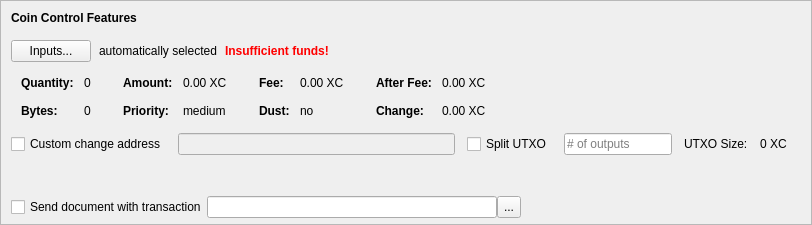
    <widget class="QFrame" name="frameCoinControl">
     <property name="sizePolicy">
      <sizepolicy hsizetype="Expanding" vsizetype="Expanding">
       <horstretch>0</horstretch>
       <verstretch>0</verstretch>
      </sizepolicy>
     </property>
     <property name="maximumSize">
      <size>
       <width>16777215</width>
       <height>16777215</height>
      </size>
     </property>
     <property name="frameShape">
      <enum>QFrame::StyledPanel</enum>
     </property>
     <property name="frameShadow">
      <enum>QFrame::Sunken</enum>
     </property>
     <layout class="QVBoxLayout" name="verticalLayoutCoinControl2">
      <property name="spacing">
       <number>0</number>
      </property>
      <property name="leftMargin">
       <number>0</number>
      </property>
      <property name="topMargin">
       <number>0</number>
      </property>
      <property name="rightMargin">
       <number>0</number>
      </property>
      <property name="bottomMargin">
       <number>6</number>
      </property>
      <item>
          <layout class="QVBoxLayout" name="verticalLayoutCoinControl" stretch="0,0,0,0,0,1,0">
        <property name="spacing">
         <number>0</number>
        </property>
        <property name="leftMargin">
         <number>10</number>
        </property>
        <property name="topMargin">
         <number>10</number>
        </property>
        <item>
         <layout class="QHBoxLayout" name="horizontalLayoutCoinControl1">
          <property name="bottomMargin">
           <number>15</number>
          </property>
          <item>
           <widget class="QLabel" name="labelCoinControlFeatures">
            <property name="sizePolicy">
             <sizepolicy hsizetype="Preferred" vsizetype="Maximum">
              <horstretch>0</horstretch>
              <verstretch>0</verstretch>
             </sizepolicy>
            </property>
            <property name="font">
             <font>
              <weight>75</weight>
              <bold>true</bold>
             </font>
            </property>
            <property name="styleSheet">
             <string notr="true">font-weight:bold;</string>
            </property>
            <property name="text">
             <string>Coin Control Features</string>
            </property>
           </widget>
          </item>
         </layout>
        </item>
        <item>
         <layout class="QHBoxLayout" name="horizontalLayoutCoinControl2" stretch="0,0,0,0">
          <property name="spacing">
           <number>8</number>
          </property>
          <property name="bottomMargin">
           <number>10</number>
          </property>
          <item>
           <widget class="QPushButton" name="pushButtonCoinControl">
            <property name="styleSheet">
             <string notr="true"/>
            </property>
            <property name="text">
             <string>Inputs...</string>
            </property>
            <property name="autoDefault">
             <bool>false</bool>
            </property>
           </widget>
          </item>
          <item>
           <widget class="QLabel" name="labelCoinControlAutomaticallySelected">
            <property name="text">
             <string>automatically selected</string>
            </property>
            <property name="margin">
             <number>5</number>
            </property>
           </widget>
          </item>
          <item>
           <widget class="QLabel" name="labelCoinControlInsuffFunds">
            <property name="font">
             <font>
              <weight>75</weight>
              <bold>true</bold>
             </font>
            </property>
            <property name="styleSheet">
             <string notr="true">color:red;font-weight:bold;</string>
            </property>
            <property name="text">
             <string>Insufficient funds!</string>
            </property>
            <property name="margin">
             <number>5</number>
            </property>
           </widget>
          </item>
          <item>
           <spacer name="horizontalSpacerCoinControl">
            <property name="orientation">
             <enum>Qt::Horizontal</enum>
            </property>
            <property name="sizeHint" stdset="0">
             <size>
              <width>40</width>
              <height>1</height>
             </size>
            </property>
           </spacer>
          </item>
         </layout>
        </item>
        <item>
         <widget class="QWidget" name="widgetCoinControl" native="true">
          <property name="sizePolicy">
           <sizepolicy hsizetype="Preferred" vsizetype="Preferred">
            <horstretch>0</horstretch>
            <verstretch>0</verstretch>
           </sizepolicy>
          </property>
          <property name="minimumSize">
           <size>
            <width>0</width>
            <height>0</height>
           </size>
          </property>
          <property name="styleSheet">
           <string notr="true"/>
          </property>
          <layout class="QHBoxLayout" name="horizontalLayoutCoinControl5">
           <property name="leftMargin">
            <number>0</number>
           </property>
           <property name="topMargin">
            <number>0</number>
           </property>
           <property name="rightMargin">
            <number>0</number>
           </property>
           <property name="bottomMargin">
            <number>0</number>
           </property>
           <item>
            <layout class="QHBoxLayout" name="horizontalLayoutCoinControl3" stretch="0,0,0,1">
             <property name="spacing">
              <number>20</number>
             </property>
             <property name="topMargin">
              <number>0</number>
             </property>
             <property name="bottomMargin">
              <number>10</number>
             </property>
             <item>
              <layout class="QFormLayout" name="formLayoutCoinControl1">
               <property name="horizontalSpacing">
                <number>10</number>
               </property>
               <property name="verticalSpacing">
                <number>14</number>
               </property>
               <property name="leftMargin">
                <number>10</number>
               </property>
               <property name="topMargin">
                <number>4</number>
               </property>
               <property name="rightMargin">
                <number>6</number>
               </property>
               <item row="0" column="0">
                <widget class="QLabel" name="labelCoinControlQuantityText">
                 <property name="font">
                  <font>
                   <weight>75</weight>
                   <bold>true</bold>
                  </font>
                 </property>
                 <property name="text">
                  <string>Quantity:</string>
                 </property>
                 <property name="margin">
                  <number>0</number>
                 </property>
                </widget>
               </item>
               <item row="0" column="1">
                <widget class="QLabel" name="labelCoinControlQuantity">
                 <property name="cursor">
                  <cursorShape>IBeamCursor</cursorShape>
                 </property>
                 <property name="contextMenuPolicy">
                  <enum>Qt::ActionsContextMenu</enum>
                 </property>
                 <property name="text">
                  <string notr="true">0</string>
                 </property>
                 <property name="margin">
                  <number>0</number>
                 </property>
                 <property name="textInteractionFlags">
                  <set>Qt::LinksAccessibleByMouse|Qt::TextSelectableByKeyboard|Qt::TextSelectableByMouse</set>
                 </property>
                </widget>
               </item>
               <item row="1" column="0">
                <widget class="QLabel" name="labelCoinControlBytesText">
                 <property name="font">
                  <font>
                   <weight>75</weight>
                   <bold>true</bold>
                  </font>
                 </property>
                 <property name="text">
                  <string>Bytes:</string>
                 </property>
                </widget>
               </item>
               <item row="1" column="1">
                <widget class="QLabel" name="labelCoinControlBytes">
                 <property name="cursor">
                  <cursorShape>IBeamCursor</cursorShape>
                 </property>
                 <property name="contextMenuPolicy">
                  <enum>Qt::ActionsContextMenu</enum>
                 </property>
                 <property name="text">
                  <string notr="true">0</string>
                 </property>
                 <property name="textInteractionFlags">
                  <set>Qt::LinksAccessibleByMouse|Qt::TextSelectableByKeyboard|Qt::TextSelectableByMouse</set>
                 </property>
                </widget>
               </item>
              </layout>
             </item>
             <item>
              <layout class="QFormLayout" name="formLayoutCoinControl2">
               <property name="horizontalSpacing">
                <number>10</number>
               </property>
               <property name="verticalSpacing">
                <number>14</number>
               </property>
               <property name="leftMargin">
                <number>6</number>
               </property>
               <property name="topMargin">
                <number>4</number>
               </property>
               <property name="rightMargin">
                <number>6</number>
               </property>
               <item row="0" column="0">
                <widget class="QLabel" name="labelCoinControlAmountText">
                 <property name="font">
                  <font>
                   <weight>75</weight>
                   <bold>true</bold>
                  </font>
                 </property>
                 <property name="text">
                  <string>Amount:</string>
                 </property>
                 <property name="margin">
                  <number>0</number>
                 </property>
                </widget>
               </item>
               <item row="0" column="1">
                <widget class="QLabel" name="labelCoinControlAmount">
                 <property name="cursor">
                  <cursorShape>IBeamCursor</cursorShape>
                 </property>
                 <property name="contextMenuPolicy">
                  <enum>Qt::ActionsContextMenu</enum>
                 </property>
                 <property name="text">
                  <string notr="true">0.00 XC</string>
                 </property>
                 <property name="textInteractionFlags">
                  <set>Qt::LinksAccessibleByMouse|Qt::TextSelectableByKeyboard|Qt::TextSelectableByMouse</set>
                 </property>
                </widget>
               </item>
               <item row="1" column="0">
                <widget class="QLabel" name="labelCoinControlPriorityText">
                 <property name="font">
                  <font>
                   <weight>75</weight>
                   <bold>true</bold>
                  </font>
                 </property>
                 <property name="text">
                  <string>Priority:</string>
                 </property>
                </widget>
               </item>
               <item row="1" column="1">
                <widget class="QLabel" name="labelCoinControlPriority">
                 <property name="cursor">
                  <cursorShape>IBeamCursor</cursorShape>
                 </property>
                 <property name="contextMenuPolicy">
                  <enum>Qt::ActionsContextMenu</enum>
                 </property>
                 <property name="text">
                  <string>medium</string>
                 </property>
                 <property name="textInteractionFlags">
                  <set>Qt::LinksAccessibleByMouse|Qt::TextSelectableByKeyboard|Qt::TextSelectableByMouse</set>
                 </property>
                </widget>
               </item>
              </layout>
             </item>
             <item>
              <layout class="QFormLayout" name="formLayoutCoinControl3">
               <property name="horizontalSpacing">
                <number>10</number>
               </property>
               <property name="verticalSpacing">
                <number>14</number>
               </property>
               <property name="leftMargin">
                <number>6</number>
               </property>
               <property name="topMargin">
                <number>4</number>
               </property>
               <property name="rightMargin">
                <number>6</number>
               </property>
               <item row="0" column="0">
                <widget class="QLabel" name="labelCoinControlFeeText">
                 <property name="font">
                  <font>
                   <weight>75</weight>
                   <bold>true</bold>
                  </font>
                 </property>
                 <property name="text">
                  <string>Fee:</string>
                 </property>
                 <property name="margin">
                  <number>0</number>
                 </property>
                </widget>
               </item>
               <item row="0" column="1">
                <widget class="QLabel" name="labelCoinControlFee">
                 <property name="cursor">
                  <cursorShape>IBeamCursor</cursorShape>
                 </property>
                 <property name="contextMenuPolicy">
                  <enum>Qt::ActionsContextMenu</enum>
                 </property>
                 <property name="text">
                  <string notr="true">0.00 XC</string>
                 </property>
                 <property name="textInteractionFlags">
                  <set>Qt::LinksAccessibleByMouse|Qt::TextSelectableByKeyboard|Qt::TextSelectableByMouse</set>
                 </property>
                </widget>
               </item>
               <item row="1" column="0">
                <widget class="QLabel" name="labelCoinControlLowOutputText">
                 <property name="font">
                  <font>
                   <weight>75</weight>
                   <bold>true</bold>
                  </font>
                 </property>
                 <property name="text">
                  <string>Dust:</string>
                 </property>
                </widget>
               </item>
               <item row="1" column="1">
                <widget class="QLabel" name="labelCoinControlLowOutput">
                 <property name="cursor">
                  <cursorShape>IBeamCursor</cursorShape>
                 </property>
                 <property name="contextMenuPolicy">
                  <enum>Qt::ActionsContextMenu</enum>
                 </property>
                 <property name="text">
                  <string>no</string>
                 </property>
                 <property name="textInteractionFlags">
                  <set>Qt::LinksAccessibleByMouse|Qt::TextSelectableByKeyboard|Qt::TextSelectableByMouse</set>
                 </property>
                </widget>
               </item>
              </layout>
             </item>
             <item>
              <layout class="QFormLayout" name="formLayoutCoinControl4">
               <property name="horizontalSpacing">
                <number>10</number>
               </property>
               <property name="verticalSpacing">
                <number>14</number>
               </property>
               <property name="leftMargin">
                <number>6</number>
               </property>
               <property name="topMargin">
                <number>4</number>
               </property>
               <property name="rightMargin">
                <number>6</number>
               </property>
               <item row="0" column="0">
                <widget class="QLabel" name="labelCoinControlAfterFeeText">
                 <property name="font">
                  <font>
                   <weight>75</weight>
                   <bold>true</bold>
                  </font>
                 </property>
                 <property name="text">
                  <string>After Fee:</string>
                 </property>
                 <property name="margin">
                  <number>0</number>
                 </property>
                </widget>
               </item>
               <item row="0" column="1">
                <widget class="QLabel" name="labelCoinControlAfterFee">
                 <property name="cursor">
                  <cursorShape>IBeamCursor</cursorShape>
                 </property>
                 <property name="contextMenuPolicy">
                  <enum>Qt::ActionsContextMenu</enum>
                 </property>
                 <property name="text">
                  <string notr="true">0.00 XC</string>
                 </property>
                 <property name="textInteractionFlags">
                  <set>Qt::LinksAccessibleByMouse|Qt::TextSelectableByKeyboard|Qt::TextSelectableByMouse</set>
                 </property>
                </widget>
               </item>
               <item row="1" column="0">
                <widget class="QLabel" name="labelCoinControlChangeText">
                 <property name="font">
                  <font>
                   <weight>75</weight>
                   <bold>true</bold>
                  </font>
                 </property>
                 <property name="text">
                  <string>Change:</string>
                 </property>
                </widget>
               </item>
               <item row="1" column="1">
                <widget class="QLabel" name="labelCoinControlChange">
                 <property name="cursor">
                  <cursorShape>IBeamCursor</cursorShape>
                 </property>
                 <property name="contextMenuPolicy">
                  <enum>Qt::ActionsContextMenu</enum>
                 </property>
                 <property name="text">
                  <string notr="true">0.00 XC</string>
                 </property>
                 <property name="textInteractionFlags">
                  <set>Qt::LinksAccessibleByMouse|Qt::TextSelectableByKeyboard|Qt::TextSelectableByMouse</set>
                 </property>
                </widget>
               </item>
              </layout>
             </item>
            </layout>
           </item>
          </layout>
         </widget>
        </item>
        <item>
         <layout class="QHBoxLayout" name="horizontalLayoutCoinControl4" stretch="0,0,0,0,0,0,0">
          <property name="spacing">
           <number>12</number>
          </property>
          <property name="sizeConstraint">
           <enum>QLayout::SetDefaultConstraint</enum>
          </property>
          <property name="topMargin">
           <number>5</number>
          </property>
          <property name="rightMargin">
           <number>5</number>
          </property>
          <item>
           <widget class="QCheckBox" name="checkBoxCoinControlChange">
            <property name="toolTip">
             <string>If this is activated, but the change address is empty or invalid, change will be sent to a newly generated address.</string>
            </property>
            <property name="text">
             <string>Custom change address</string>
            </property>
           </widget>
          </item>
          <item>
           <widget class="QValidatedLineEdit" name="lineEditCoinControlChange">
            <property name="enabled">
             <bool>false</bool>
            </property>
            <property name="sizePolicy">
             <sizepolicy hsizetype="Expanding" vsizetype="Fixed">
              <horstretch>0</horstretch>
              <verstretch>0</verstretch>
             </sizepolicy>
            </property>
           </widget>
          </item>
          <item>
           <widget class="QCheckBox" name="splitBlockCheckBox">
            <property name="text">
             <string>Split UTXO</string>
            </property>
           </widget>
          </item>
          <item>
           <widget class="QLineEdit" name="splitBlockLineEdit">
            <property name="sizePolicy">
             <sizepolicy hsizetype="Fixed" vsizetype="Fixed">
              <horstretch>50</horstretch>
              <verstretch>0</verstretch>
             </sizepolicy>
            </property>
            <property name="placeholderText">
             <string># of outputs</string>
            </property>
           </widget>
          </item>
          <item>
           <widget class="QLabel" name="labelBlockSizeText">
            <property name="text">
             <string>UTXO Size:</string>
            </property>
           </widget>
          </item>
          <item>
           <widget class="QLabel" name="labelBlockSize">
            <property name="text">
             <string>0 XC</string>
            </property>
           </widget>
          </item>
          <item>
           <widget class="QLabel" name="labelCoinControlChangeLabel">
            <property name="sizePolicy">
             <sizepolicy hsizetype="Preferred" vsizetype="Expanding">
              <horstretch>0</horstretch>
              <verstretch>0</verstretch>
             </sizepolicy>
            </property>
            <property name="minimumSize">
             <size>
              <width>0</width>
              <height>0</height>
             </size>
            </property>
            <property name="text">
             <string/>
            </property>
            <property name="margin">
             <number>3</number>
            </property>
           </widget>
          </item>
         </layout>
        </item>
        <item>
            <spacer name="verticalSpacer_8">
                <property name="orientation">
                    <enum>Qt::Vertical</enum>
                </property>
                <property name="sizeHint" stdset="0">
                    <size>
                        <width>20</width>
                        <height>40</height>
                    </size>
                </property>
            </spacer>
        </item>
              <item>
                  <spacer name="verticalSpacerCoinControl">
                      <property name="orientation">
                          <enum>Qt::Vertical</enum>
                      </property>
                      <property name="sizeHint" stdset="0">
                          <size>
                              <width>800</width>
                              <height>1</height>
                          </size>
                      </property>
                  </spacer>
              </item>
              <item>
                  <layout class="QHBoxLayout" name="horizontalLayout_8">
                      <item>
                          <widget class="QCheckBox" name="txWithImage">
                              <property name="text">
                                  <string>Send document with transaction</string>
                              </property>
                          </widget>
                      </item>
                      <item>
                          <widget class="QLineEdit" name="filePathEdit">
                              <property name="sizePolicy">
                                  <sizepolicy hsizetype="Expanding" vsizetype="Expanding">
                                      <horstretch>0</horstretch>
                                      <verstretch>0</verstretch>
                                  </sizepolicy>
                              </property>
                              <property name="readOnly">
                                  <bool>true</bool>
                              </property>
                          </widget>
                      </item>
                      <item>
                          <widget class="QToolButton" name="pathButton">
                              <property name="sizePolicy">
                                  <sizepolicy hsizetype="Fixed" vsizetype="Expanding">
                                      <horstretch>0</horstretch>
                                      <verstretch>0</verstretch>
                                  </sizepolicy>
                              </property>
                              <property name="text">
                                  <string>...</string>
                              </property>
                          </widget>
                      </item>
                      <item>
                          <spacer name="horizontalSpacer_7">
                              <property name="orientation">
                                  <enum>Qt::Horizontal</enum>
                              </property>
                              <property name="sizeHint" stdset="0">
                                  <size>
                                      <width>40</width>
                                      <height>20</height>
                                  </size>
                              </property>
                          </spacer>
                      </item>
                  </layout>
              </item>
       </layout>
      </item>
     </layout>
    </widget>
